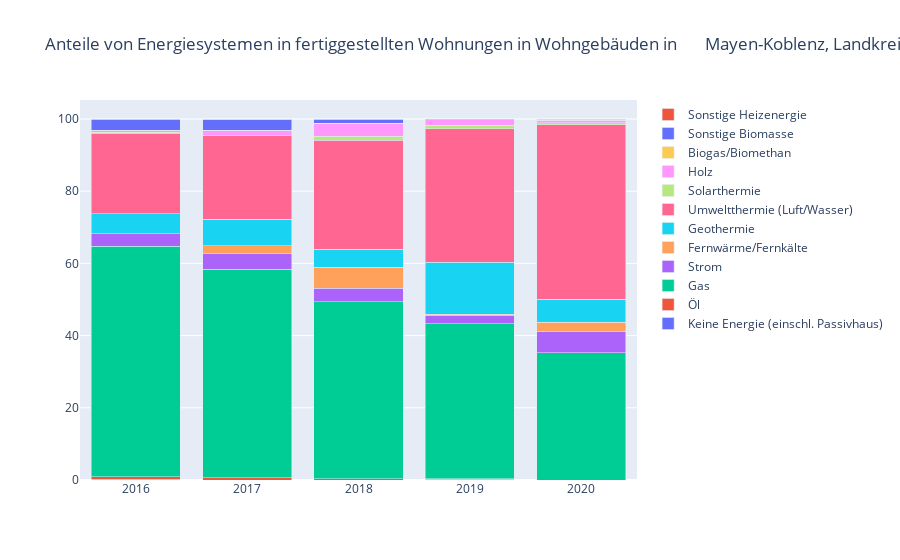
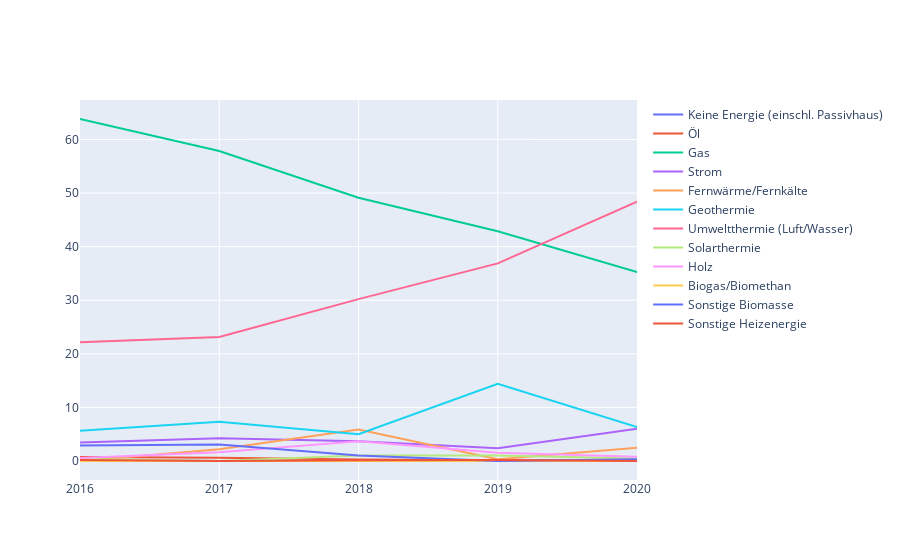

These figures' notebook cell, in order:
### Code cell
#plot_heating_timeseries(df_kreise[df_kreise["Ort_Auspraegung_Code"] == 1001],False,True)
# Preparation of Workshop : extract data for "Mayen-Koblenz"

mk = df_kreise[df_kreise["Ort_Auspraegung_Code"] == 7137]
mk.to_csv("mayenkoblenz2.csv")

plot_heating(mk,True,True)


mk = mk[mk["Wohnort_Auspraegung_Label"] == "Wohnungen Insgesamt"]
#pivot data
pivot = mk.pivot_table(index='energy',columns='year', values="flats_anteil")
pivot = pivot.reset_index(level=0)

#pivot.to_csv("mayenkoblenz_reshpe.csv")
#df_kreise
pivot

### Figure 1 — Plotly figure (JSON) as saved in the notebook; plotly's stock layout.template omitted (floating-point values rounded to 4 significant figures)
{"data": [{"name": "Keine Energie (einschl. Passivhaus)", "type": "bar", "x": [2016, 2017, 2018, 2019, 2020], "y": [0.1818, 0, 0, 0.1715, 0]}, {"name": "Öl", "type": "bar", "x": [2016, 2017, 2018, 2019, 2020], "y": [0.7273, 0.5857, 0.2933, 0.1715, 0]}, {"name": "Gas", "type": "bar", "x": [2016, 2017, 2018, 2019, 2020], "y": [63.82, 57.83, 49.12, 42.88, 35.24]}, {"name": "Strom", "type": "bar", "x": [2016, 2017, 2018, 2019, 2020], "y": [3.455, 4.246, 3.666, 2.401, 6.028]}, {"name": "Fernwärme/Fernkälte", "type": "bar", "x": [2016, 2017, 2018, 2019, 2020], "y": [0, 2.196, 5.865, 0.3431, 2.473]}, {"name": "Geothermie", "type": "bar", "x": [2016, 2017, 2018, 2019, 2020], "y": [5.636, 7.321, 4.985, 14.41, 6.337]}, {"name": "Umweltthermie (Luft/Wasser)", "type": "bar", "x": [2016, 2017, 2018, 2019, 2020], "y": [22.18, 23.13, 30.21, 36.88, 48.38]}, {"name": "Solarthermie", "type": "bar", "x": [2016, 2017, 2018, 2019, 2020], "y": [0.3636, 0, 1.026, 1.029, 0.4637]}, {"name": "Holz", "type": "bar", "x": [2016, 2017, 2018, 2019, 2020], "y": [0.5455, 1.611, 3.666, 1.544, 0.7728]}, {"name": "Biogas/Biomethan", "type": "bar", "x": [2016, 2017, 2018, 2019, 2020], "y": [0, 0, 0, 0, 0]}, {"name": "Sonstige Biomasse", "type": "bar", "x": [2016, 2017, 2018, 2019, 2020], "y": [2.909, 3.075, 1.026, 0, 0.3091]}, {"name": "Sonstige Heizenergie", "type": "bar", "x": [2016, 2017, 2018, 2019, 2020], "y": [0.1818, 0, 0.1466, 0.1715, 0]}], "layout": {"autosize": true, "barmode": "stack", "title": {"text": "Anteile von Energiesystemen in fertiggestellten Wohnungen in Wohngebäuden in       Mayen-Koblenz, Landkreis"}, "xaxis": {"autorange": true, "range": [2016.0, 2020.0], "type": "linear"}, "yaxis": {"autorange": true, "range": [0, 105.3], "type": "linear"}}}

### Figure 2 — Plotly figure (JSON) as saved in the notebook; plotly's stock layout.template omitted (floating-point values rounded to 4 significant figures)
{"data": [{"line": {"color": "#636EFA"}, "mode": "lines", "name": "Keine Energie (einschl. Passivhaus)", "type": "scatter", "x": [2016, 2017, 2018, 2019, 2020], "y": [0.1818, 0, 0, 0.1715, 0]}, {"line": {"color": "#EF553B"}, "mode": "lines", "name": "Öl", "type": "scatter", "x": [2016, 2017, 2018, 2019, 2020], "y": [0.7273, 0.5857, 0.2933, 0.1715, 0]}, {"line": {"color": "#00CC96"}, "mode": "lines", "name": "Gas", "type": "scatter", "x": [2016, 2017, 2018, 2019, 2020], "y": [63.82, 57.83, 49.12, 42.88, 35.24]}, {"line": {"color": "#AB63FA"}, "mode": "lines", "name": "Strom", "type": "scatter", "x": [2016, 2017, 2018, 2019, 2020], "y": [3.455, 4.246, 3.666, 2.401, 6.028]}, {"line": {"color": "#FFA15A"}, "mode": "lines", "name": "Fernwärme/Fernkälte", "type": "scatter", "x": [2016, 2017, 2018, 2019, 2020], "y": [0, 2.196, 5.865, 0.3431, 2.473]}, {"line": {"color": "#19D3F3"}, "mode": "lines", "name": "Geothermie", "type": "scatter", "x": [2016, 2017, 2018, 2019, 2020], "y": [5.636, 7.321, 4.985, 14.41, 6.337]}, {"line": {"color": "#FF6692"}, "mode": "lines", "name": "Umweltthermie (Luft/Wasser)", "type": "scatter", "x": [2016, 2017, 2018, 2019, 2020], "y": [22.18, 23.13, 30.21, 36.88, 48.38]}, {"line": {"color": "#B6E880"}, "mode": "lines", "name": "Solarthermie", "type": "scatter", "x": [2016, 2017, 2018, 2019, 2020], "y": [0.3636, 0, 1.026, 1.029, 0.4637]}, {"line": {"color": "#FF97FF"}, "mode": "lines", "name": "Holz", "type": "scatter", "x": [2016, 2017, 2018, 2019, 2020], "y": [0.5455, 1.611, 3.666, 1.544, 0.7728]}, {"line": {"color": "#FECB52"}, "mode": "lines", "name": "Biogas/Biomethan", "type": "scatter", "x": [2016, 2017, 2018, 2019, 2020], "y": [0, 0, 0, 0, 0]}, {"line": {"color": "#636EFA"}, "mode": "lines", "name": "Sonstige Biomasse", "type": "scatter", "x": [2016, 2017, 2018, 2019, 2020], "y": [2.909, 3.075, 1.026, 0, 0.3091]}, {"line": {"color": "#EF553B"}, "mode": "lines", "name": "Sonstige Heizenergie", "type": "scatter", "x": [2016, 2017, 2018, 2019, 2020], "y": [0.1818, 0, 0.1466, 0.1715, 0]}], "layout": {"autosize": true, "xaxis": {"autorange": true, "range": [2016, 2020], "type": "linear"}, "yaxis": {"autorange": true, "range": [-3.545, 67.36], "type": "linear"}}}
